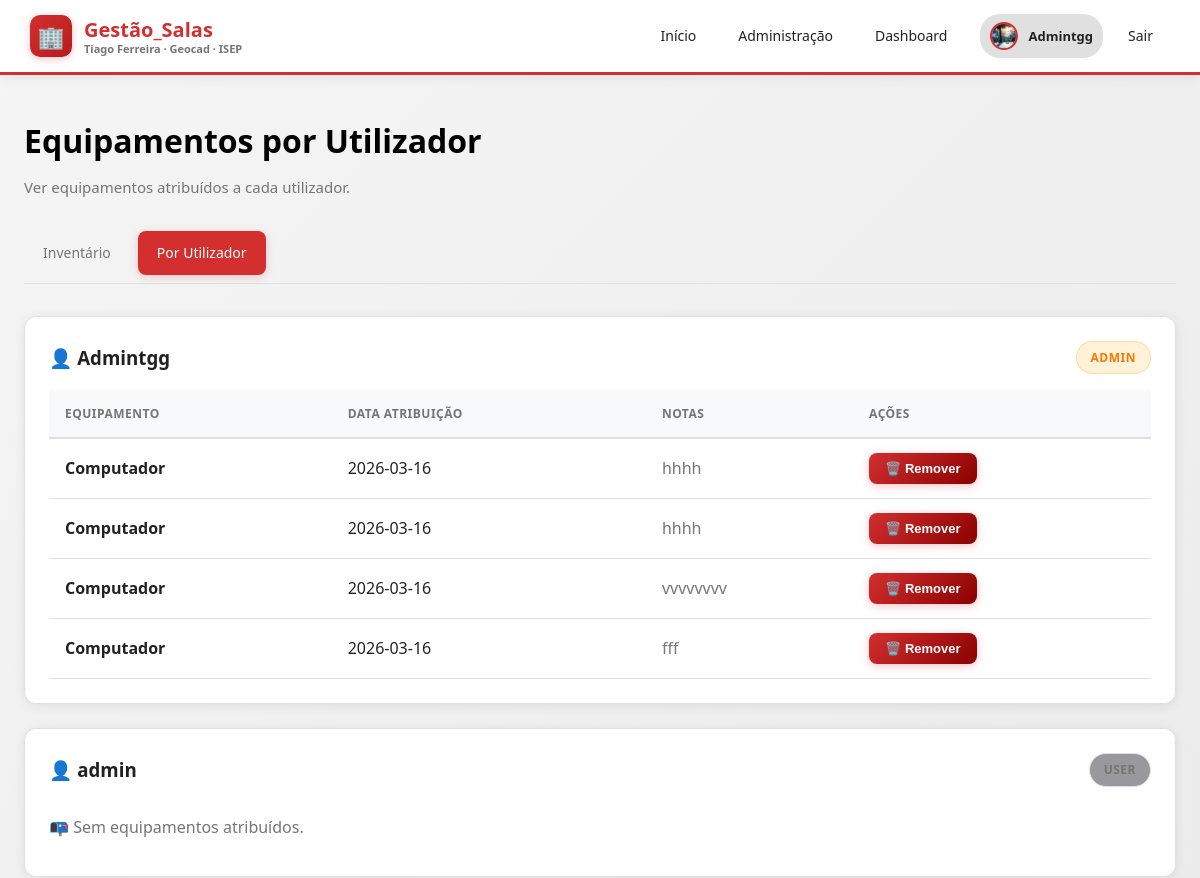
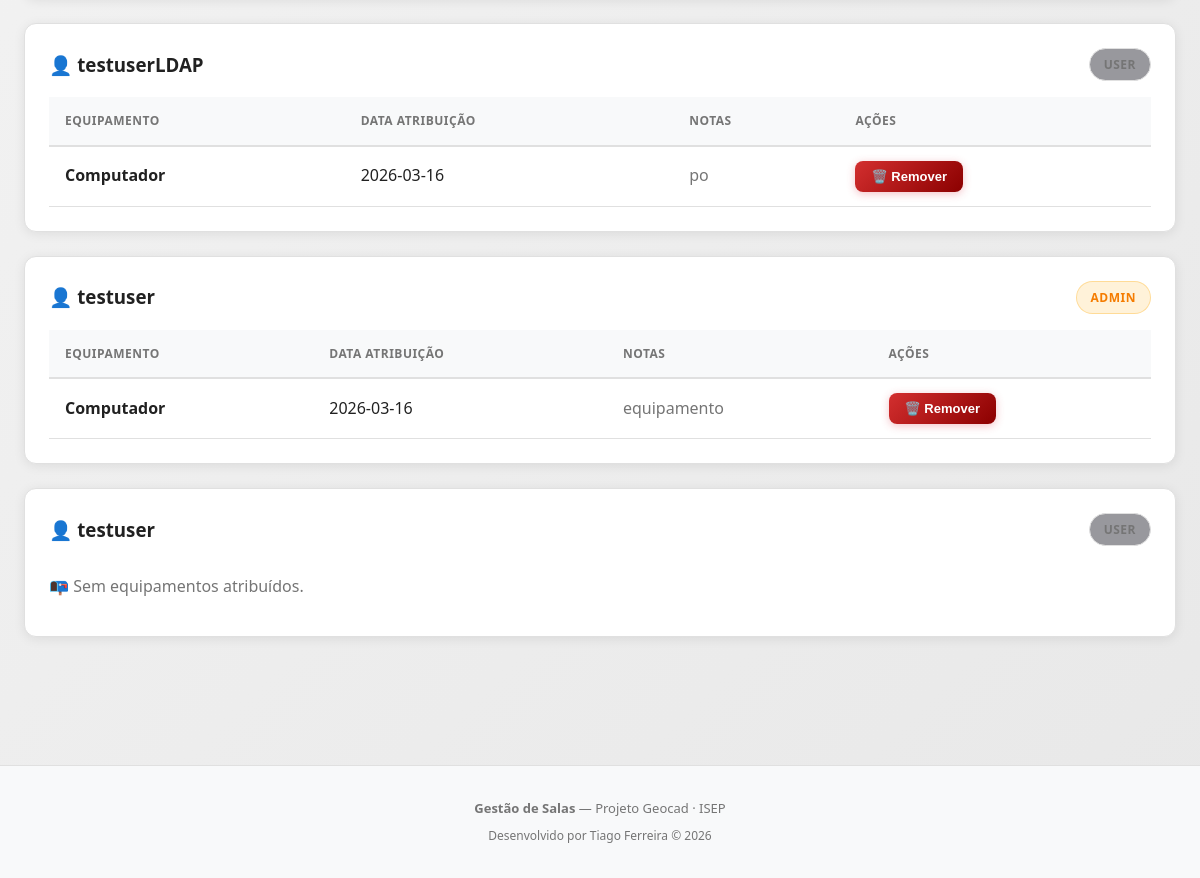
Page /admin/inventory/by-user (signed in) on the committed database (2 pictures, top to bottom).
### app/models.py (models this page shows)
class User(Base):
    __tablename__ = "users"
    id       = Column(Integer, primary_key=True, index=True)
    name     = Column(String, nullable=False)
    email    = Column(String, unique=True, nullable=False)
    password = Column(String, nullable=False)
    role     = Column(String, default="user")
    avatar   = Column(String, default="")  # Caminho para a foto de perfil
    reservations = relationship("Reservation", back_populates="user")

class UserEquipment(Base):
    __tablename__ = "user_equipment"
    id = Column(Integer, primary_key=True, index=True)
    user_id = Column(Integer, ForeignKey("users.id"), nullable=False)
    equipment_id = Column(Integer, ForeignKey("equipment.id"), nullable=False)
    assigned_date = Column(String, nullable=False)
    notes = Column(String, default="")
    user = relationship("User", backref="assigned_equipment")
    equipment = relationship("Equipment")

class Equipment(Base):
    __tablename__ = "equipment"
    id = Column(Integer, primary_key=True, index=True)
    name = Column(String, nullable=False)
    description = Column(String, default="")
    room_id = Column(Integer, ForeignKey("rooms.id"), nullable=False)
    room = relationship("Room", back_populates="equipment")

### app/routers/inventory.py (the view)
@router.get("/by-user")
async def equipment_by_user(request: Request, db=Depends(get_db)):
    user = require_admin(request, db)
    assignments = db.query(models.UserEquipment).all()
    users = db.query(models.User).all()
    equipment_list = db.query(models.Equipment).all()
    return request.app.state.templates.TemplateResponse(
        "admin_equipment_by_user.html",
        {
            "request": request,
            "user": user,
            "assignments": assignments,
            "users": users,
            "equipment": equipment_list,
        },
    )

### app/templates/admin_equipment_by_user.html (shortened to what this page needs)
{% extends "base.html" %}
{% block content %}
<div class="container">
    <h1 class="page-title">Equipamentos por Utilizador</h1>
    <p class="page-sub">Ver equipamentos atribuídos a cada utilizador.</p>
    <div class="admin-tabs">
        <a class="admin-tab" href="/admin/inventory">Inventário</a>
        <a class="admin-tab active" href="/admin/inventory/by-user">Por Utilizador</a>
    </div>
    {% for u in users %}
    <div class="card" style="margin-bottom: 24px;">
        <div style="display: flex; justify-content: space-between; align-items: center; margin-bottom: 16px;">
            <h3 style="margin: 0;">👤 {{ u.name }}</h3>
            <span class="tag {{ 'tag-orange' if u.role == 'admin' else 'tag-gray' }}">{{ u.role }}</span>
        </div>
        {% set user_assignments = assignments | selectattr("user_id", "equalto", u.id) | list %}
        {% if user_assignments %}
            <div style="overflow-x: auto;">
                <table>
                    <thead>
                        <tr>
                            <th>Equipamento</th>
                            <th>Data Atribuição</th>
                            <th>Notas</th>
                            <th>Ações</th>
                        </tr>
                    </thead>
                    <tbody>
                        {% for a in user_assignments %}
                        <tr>
                            <td><strong>{{ a.equipment.name }}</strong></td>
                            <td>{{ a.assigned_date }}</td>
                            <td style="color: var(--text-muted);">{{ a.notes or '—' }}</td>
                            <td>
                                <form action="/admin/inventory/remove-assignment/{{ a.id }}" method="post" style="display:inline;" onsubmit="return confirm('Remover este equipamento?')">
                                    <button type="submit" class="btn btn-danger btn-sm">🗑️ Remover</button>
                                </form>
                            </td>
                        </tr>
                        {% endfor %}
                    </tbody>
                </table>
            </div>
        {% else %}
            <p style="color: var(--text-muted); padding: 12px 0;">📭 Sem equipamentos atribuídos.</p>
        {% endif %}
    </div>
    {% endfor %}
</div>
{% endblock %}

### app/templates/base.html (shortened to what this page needs)
<!DOCTYPE html>
<html lang="pt">
<head>
</head>
<body>
  <header class="header">
    <a href="/" class="logo">
      <div class="logo-icon">🏢</div>
      <div style="display: flex; flex-direction: column; line-height: 1.2;">
        <span style="font-weight: 700;">Gestão_Salas</span>
        <span style="font-size: 11px; color: var(--text-muted);">Tiago Ferreira · Geocad · ISEP</span>
      </div>
    </a>
    <nav class="nav">
      <a href="/">Início</a>
      {% if user %}
        {% if user.role == 'admin' %}
          <a href="/admin">Administração</a>
          <a href="/dashboard">Dashboard</a>
        {% else %}
          <a href="/dashboard">Dashboard</a>
          <a href="/user">A Minha Conta</a>
        {% endif %}
        <div style="display: flex; align-items: center; gap: 10px; margin-left: 8px; padding: 4px 10px; background: var(--border); border-radius: 20px;">
          {% if user.avatar %}
            <img src="{{ user.avatar }}" alt="{{ user.name }}"
                 style="width: 28px; height: 28px; border-radius: 50%; object-fit: cover; border: 2px solid var(--primary);">
          {% else %}
            <div style="width: 28px; height: 28px; border-radius: 50%; background: linear-gradient(135deg, var(--primary), var(--primary-hover));
                        display: flex; align-items: center; justify-content: center;
                        font-size: 13px; font-weight: 700; color: white;">
              {{ user.name[0].upper() }}
            </div>
          {% endif %}
          <span style="font-size: 13px; font-weight: 600;">{{ user.name }}</span>
        </div>
        <a href="/logout">Sair</a>
      {% else %}
        <a href="/login" class="btn btn-primary">Entrar</a>
      {% endif %}
    </nav>
  </header>
  <main>
    {% block content %}{% endblock %}
  </main>
  <footer class="footer">
    <div style="margin-bottom: 8px;">
      <strong>Gestão de Salas</strong> — Projeto Geocad · ISEP
    </div>
    <div style="color: var(--text-muted); font-size: 12px;">
      Desenvolvido por Tiago Ferreira &copy; 2026
    </div>
  </footer>
</body>
</html>

### app/templates/base.html (style rules this page uses)
:root { --primary: #D32F2F; --primary-hover: #B71C1C; --primary-light: rgba(211, 47, 47, 0.1); --primary-gradient: linear-gradient(135deg, #D32F2F 0%, #B71C1C 100%); --bg: #F5F5F5; --bg-gradient: linear-gradient(135deg, #F5F5F5 0%, #E8E8E8 100%); --card: #FFFFFF; --card-hover: #FAFAFA; --danger: #D32F2F; --danger-hover: #8B0000; --border: #E0E0E0; --border-light: #F0F0F0; --text: #212121; --text-muted: #757575; --text-dark: #000000; --text-light: #FFFFFF; --success: #388E3C; --success-bg: rgba(56, 142, 60, 0.1); --warning: #F57C00; --shadow: 0 4px 20px rgba(211, 47, 47, 0.15); --shadow-card: 0 2px 12px rgba(0, 0, 0, 0.08); --shadow-hover: 0 8px 30px rgba(211, 47, 47, 0.2); }
* { margin: 0; padding: 0; box-sizing: border-box; }
body { font-family: 'Segoe UI', system-ui, -apple-system, sans-serif; background: var(--bg-gradient); color: var(--text); min-height: 100vh; line-height: 1.6; }
.header { background: var(--card); border-bottom: 3px solid var(--primary); padding: 14px 30px; display: flex; justify-content: space-between; align-items: center; flex-wrap: wrap; gap: 12px; position: sticky; top: 0; z-index: 100; box-shadow: 0 2px 12px rgba(0, 0, 0, 0.08); }
.logo { display: flex; align-items: center; gap: 12px; font-size: 20px; font-weight: 700; text-decoration: none; color: var(--primary); transition: transform 0.2s; }
.logo-icon { width: 42px; height: 42px; background: var(--primary-gradient); border-radius: 10px; display: flex; align-items: center; justify-content: center; font-size: 22px; box-shadow: 0 2px 8px rgba(230, 57, 70, 0.3); }
.nav { display: flex; gap: 8px; flex-wrap: wrap; }
.nav a, .nav button { padding: 10px 16px; border-radius: 8px; text-decoration: none; color: var(--text); font-size: 14px; font-weight: 500; background: transparent; border: 1px solid transparent; cursor: pointer; transition: all 0.2s ease; }
.container { max-width: 1200px; margin: 0 auto; padding: 40px 24px; }
.card { background: var(--card); border: 1px solid var(--border); border-radius: 12px; padding: 24px; transition: all 0.2s ease; box-shadow: var(--shadow-card); }
th, td { padding: 14px 16px; }
.page-title { font-size: 32px; font-weight: 700; margin-bottom: 8px; color: var(--text-dark); }
.page-sub { color: var(--text-muted); font-size: 15px; margin-bottom: 32px; }
.btn { padding: 12px 24px; border-radius: 8px; border: none; font-size: 14px; font-weight: 600; cursor: pointer; display: inline-flex; align-items: center; gap: 8px; transition: all 0.2s ease; text-decoration: none; position: relative; overflow: hidden; }
.btn-danger { background: linear-gradient(135deg, var(--danger) 0%, var(--danger-hover) 100%); color: #ffffff !important; font-weight: 600; box-shadow: 0 2px 8px rgba(220, 53, 69, 0.3); }
.btn-sm { padding: 8px 16px; font-size: 13px; }
.admin-tabs { display: flex; gap: 8px; margin-bottom: 32px; flex-wrap: wrap; padding-bottom: 8px; border-bottom: 1px solid var(--border); }
.admin-tab { padding: 10px 18px; border-radius: 8px; text-decoration: none; color: var(--text-muted); font-size: 14px; font-weight: 500; background: transparent; border: 1px solid transparent; transition: all 0.2s ease; }
.admin-tab.active { background: var(--primary); color: white; box-shadow: 0 2px 8px rgba(230, 57, 70, 0.25); }
table { width: 100%; border-collapse: collapse; }
thead { background: #f8f9fa; border-bottom: 2px solid var(--border); }
th, td { padding: 14px 16px; text-align: left; border-bottom: 1px solid var(--border); }
th { font-size: 12px; font-weight: 700; color: var(--text-muted); text-transform: uppercase; letter-spacing: 0.5px; }
tr { transition: all 0.2s; }
.tag { padding: 6px 14px; border-radius: 20px; font-size: 12px; font-weight: 700; display: inline-block; text-transform: uppercase; letter-spacing: 0.5px; }
.tag-orange { background: rgba(255, 170, 0, 0.15); color: var(--warning); border: 1px solid rgba(255, 170, 0, 0.3); }
.tag-gray { background: rgba(50, 50, 60, 0.5); color: var(--text-muted); border: 1px solid var(--border); }
.footer { text-align: center; padding: 32px; color: var(--text-muted); font-size: 13px; border-top: 1px solid var(--border); margin-top: 64px; background: #f8f9fa; }

### rows in the picture
User: avatar (picture), name "Admintgg", role "ADMIN"
UserEquipment: equipment.name "Computador", assigned_date "2026-03-16", notes "hhhh"
UserEquipment: equipment.name "Computador", assigned_date "2026-03-16", notes "hhhh"
UserEquipment: equipment.name "Computador", assigned_date "2026-03-16", notes "vvvvvvvv"
UserEquipment: equipment.name "Computador", assigned_date "2026-03-16", notes "fff"
User: name "admin", role "USER", shows "📭 Sem equipamentos atribuídos."
User: name "testuserLDAP", role "USER"
UserEquipment: equipment.name "Computador", assigned_date "2026-03-16", notes "po"
User: name "testuser", role "ADMIN"
UserEquipment: equipment.name "Computador", assigned_date "2026-03-16", notes "equipamento"
User: name "testuser", role "USER", shows "📭 Sem equipamentos atribuídos."
